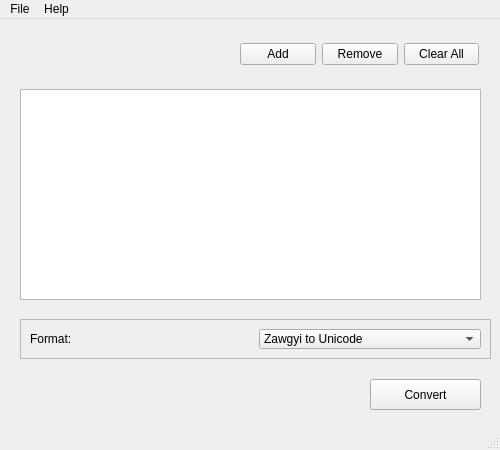
<?xml version="1.0" encoding="UTF-8"?>
<ui version="4.0">
 <class>MainWindow</class>
 <widget class="QMainWindow" name="MainWindow">
  <property name="geometry">
   <rect>
    <x>0</x>
    <y>0</y>
    <width>500</width>
    <height>450</height>
   </rect>
  </property>
  <property name="minimumSize">
   <size>
    <width>500</width>
    <height>450</height>
   </size>
  </property>
  <property name="maximumSize">
   <size>
    <width>500</width>
    <height>450</height>
   </size>
  </property>
  <property name="windowTitle">
   <string>First Rabbit</string>
  </property>
  <property name="windowIcon">
   <iconset resource="icons/icons.qrc">
    <normaloff>:/icons/bitmap_icon.png</normaloff>:/icons/bitmap_icon.png</iconset>
  </property>
  <property name="styleSheet">
   <string notr="true"/>
  </property>
  <widget class="QWidget" name="centralwidget">
   <widget class="QWidget" name="horizontalLayoutWidget">
    <property name="geometry">
     <rect>
      <x>240</x>
      <y>20</y>
      <width>239</width>
      <height>31</height>
     </rect>
    </property>
    <layout class="QHBoxLayout" name="horizontalLayout">
     <item>
      <widget class="QPushButton" name="addButton">
       <property name="text">
        <string>Add</string>
       </property>
      </widget>
     </item>
     <item>
      <widget class="QPushButton" name="removeButton">
       <property name="text">
        <string>Remove</string>
       </property>
      </widget>
     </item>
     <item>
      <widget class="QPushButton" name="clearAllButton">
       <property name="text">
        <string>Clear All</string>
       </property>
      </widget>
     </item>
    </layout>
   </widget>
   <widget class="QListWidget" name="listWidget">
    <property name="geometry">
     <rect>
      <x>20</x>
      <y>70</y>
      <width>461</width>
      <height>211</height>
     </rect>
    </property>
    <property name="iconSize">
     <size>
      <width>15</width>
      <height>15</height>
     </size>
    </property>
   </widget>
   <widget class="QFrame" name="frame">
    <property name="geometry">
     <rect>
      <x>20</x>
      <y>300</y>
      <width>471</width>
      <height>40</height>
     </rect>
    </property>
    <property name="frameShape">
     <enum>QFrame::StyledPanel</enum>
    </property>
    <property name="frameShadow">
     <enum>QFrame::Raised</enum>
    </property>
    <layout class="QHBoxLayout" name="horizontalLayout_3">
     <item>
      <widget class="QLabel" name="label">
       <property name="text">
        <string>Format:</string>
       </property>
      </widget>
     </item>
     <item>
      <widget class="QComboBox" name="comboBox">
       <item>
        <property name="text">
         <string>Zawgyi to Unicode</string>
        </property>
       </item>
       <item>
        <property name="text">
         <string>Unicode to Zawgyi</string>
        </property>
       </item>
      </widget>
     </item>
    </layout>
   </widget>
   <widget class="QPushButton" name="convertButton">
    <property name="geometry">
     <rect>
      <x>370</x>
      <y>360</y>
      <width>111</width>
      <height>31</height>
     </rect>
    </property>
    <property name="text">
     <string>Convert</string>
    </property>
   </widget>
   <widget class="QLabel" name="image">
    <property name="geometry">
     <rect>
      <x>30</x>
      <y>10</y>
      <width>91</width>
      <height>51</height>
     </rect>
    </property>
    <property name="text">
     <string/>
    </property>
    <property name="pixmap">
     <pixmap resource="icons/icons.qrc">:/icons/bitmap.png</pixmap>
    </property>
   </widget>
  </widget>
  <widget class="QMenuBar" name="menubar">
   <property name="geometry">
    <rect>
     <x>0</x>
     <y>0</y>
     <width>500</width>
     <height>21</height>
    </rect>
   </property>
   <widget class="QMenu" name="menuTools">
    <property name="title">
     <string>File</string>
    </property>
    <addaction name="actionAdd"/>
    <addaction name="actionRemove"/>
    <addaction name="separator"/>
    <addaction name="actionOpen"/>
    <addaction name="actionClose"/>
    <addaction name="separator"/>
    <addaction name="actionQuit"/>
   </widget>
   <widget class="QMenu" name="menuHelp">
    <property name="title">
     <string>Help</string>
    </property>
    <addaction name="actionAboutUs"/>
   </widget>
   <addaction name="menuTools"/>
   <addaction name="menuHelp"/>
  </widget>
  <widget class="QStatusBar" name="statusbar"/>
  <action name="actionAdd">
   <property name="icon">
    <iconset resource="icons/icons.qrc">
     <normaloff>:/icons/addfile.png</normaloff>:/icons/addfile.png</iconset>
   </property>
   <property name="text">
    <string>Add File</string>
   </property>
   <property name="shortcut">
    <string>Ctrl+A</string>
   </property>
  </action>
  <action name="actionRemove">
   <property name="icon">
    <iconset resource="icons/icons.qrc">
     <normaloff>:/icons/deletefile.png</normaloff>:/icons/deletefile.png</iconset>
   </property>
   <property name="text">
    <string>Remove File</string>
   </property>
   <property name="shortcut">
    <string>Ctrl+R</string>
   </property>
  </action>
  <action name="actionOpen">
   <property name="text">
    <string>Open</string>
   </property>
   <property name="shortcut">
    <string>Ctrl+O</string>
   </property>
  </action>
  <action name="actionClose">
   <property name="text">
    <string>Close</string>
   </property>
   <property name="shortcut">
    <string>Ctrl+F4</string>
   </property>
  </action>
  <action name="actionQuit">
   <property name="icon">
    <iconset resource="icons/icons.qrc">
     <normaloff>:/icons/closewin.png</normaloff>:/icons/closewin.png</iconset>
   </property>
   <property name="text">
    <string>Quit</string>
   </property>
  </action>
  <action name="actionAboutUs">
   <property name="text">
    <string>About Us</string>
   </property>
  </action>
  <action name="actionAbout_Burmese_Cipher">
   <property name="text">
    <string>About Burmese Cipher</string>
   </property>
  </action>
 </widget>
 <resources>
  <include location="icons/icons.qrc"/>
 </resources>
 <connections/>
</ui>
